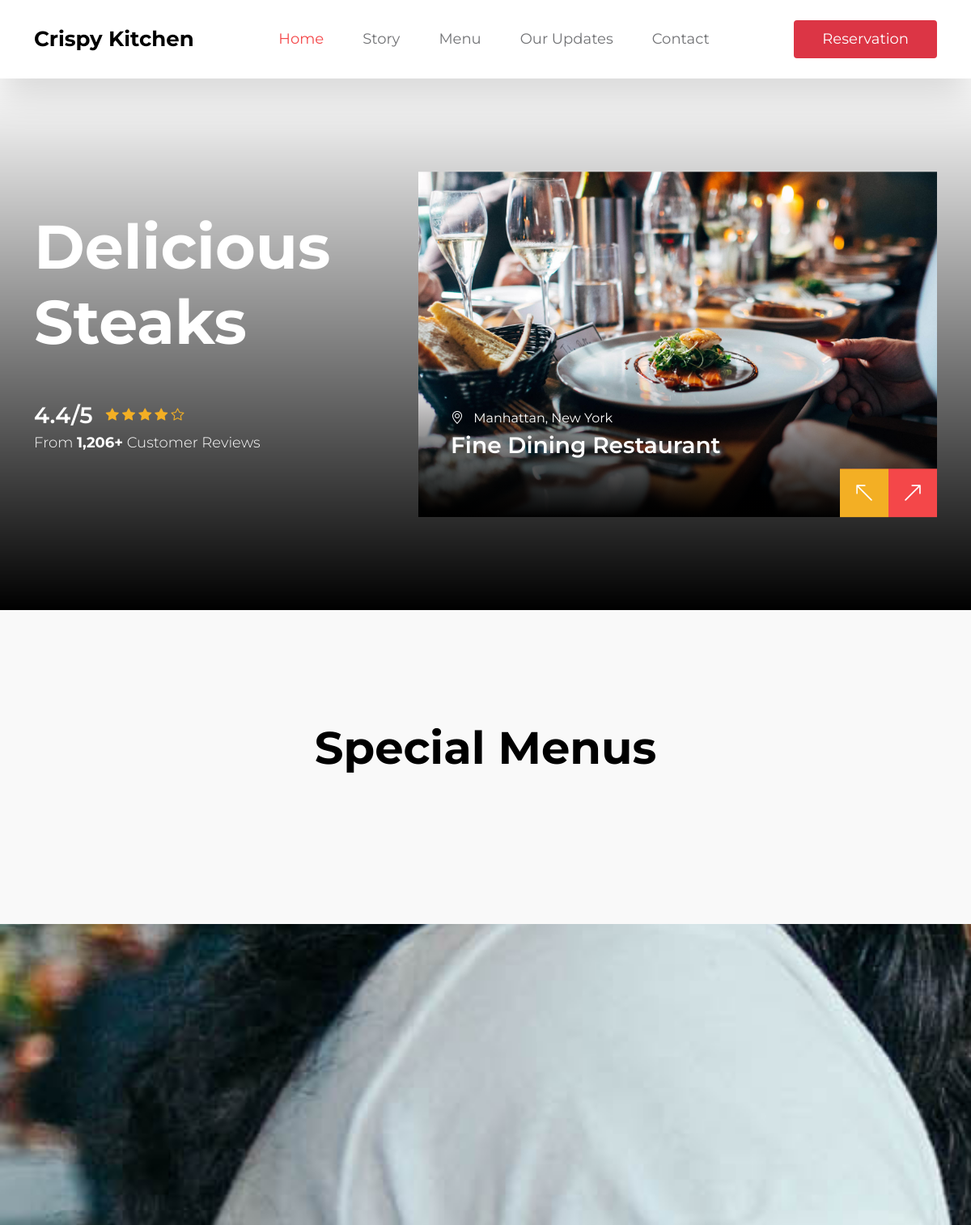
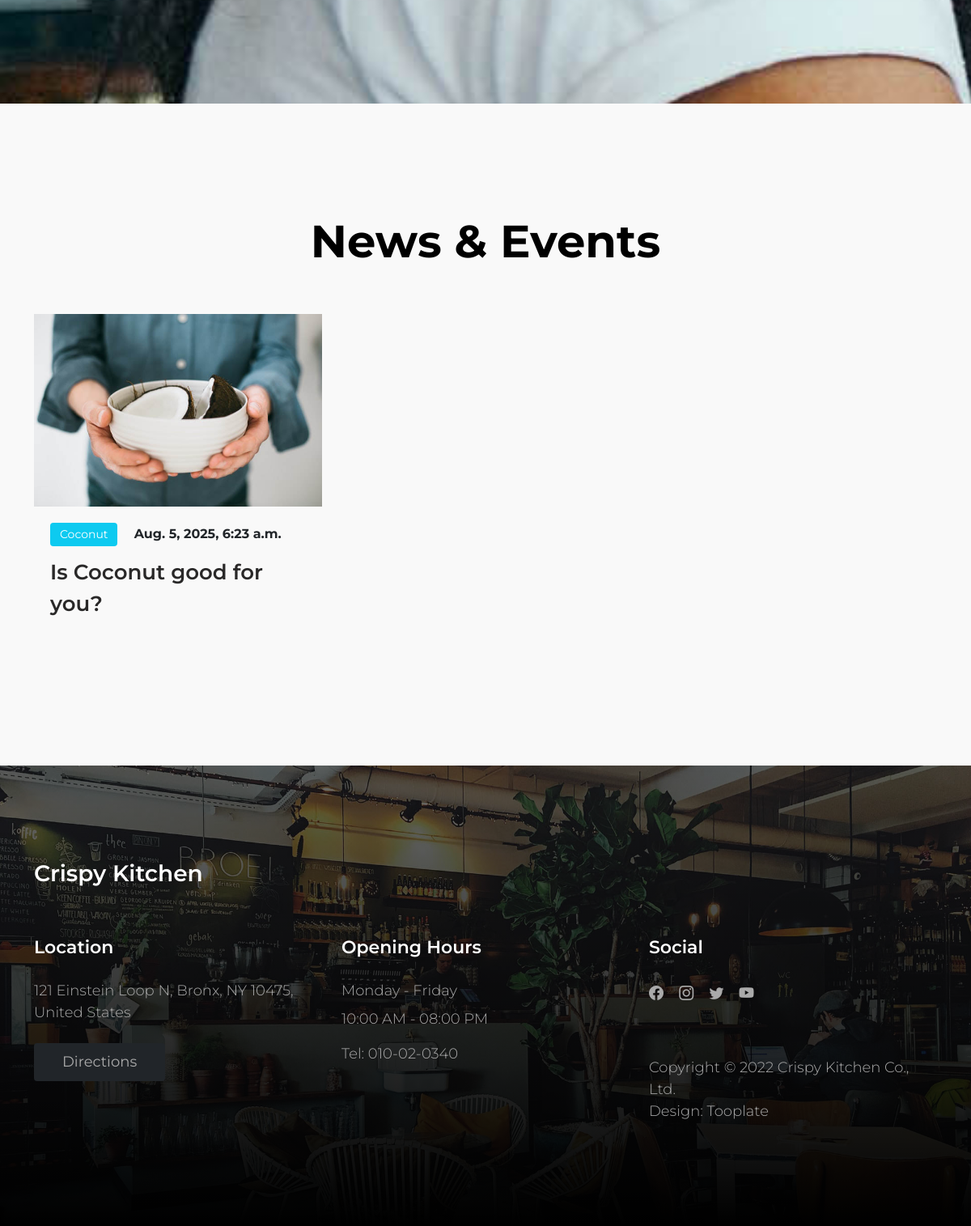
The page / on the database its author committed (2 pictures, top to bottom).
### home/models.py (models this page shows)
class Newsletter(models.Model):
    title = models.CharField(max_length=30,null=True,blank=True)
    image = models.ImageField(upload_to='newsletters/',null=True, blank=True)
    description = models.TextField(null=True, blank=True)
    category = models.ForeignKey(CategoryNewsletter, on_delete=models.CASCADE, null=True, blank=True)
    date = models.DateTimeField(null=True, blank=True)

class CategoryNewsletter(models.Model):
    name = models.CharField(max_length=30)
    description = models.TextField()
    def __str__(self):
        return self.name

### home/views.py (the view)
# urls.py: 2. Add a URL to urlpatterns:  path('', Home.as_view(), name='home')
class Home(ListView):
    template_name = 'home/index.html'
    model = Menu
    context_object_name = 'menu'
    def get_context_data(self, **kwargs):
        context = super().get_context_data(**kwargs)
        context['news_home'] = Newsletter.objects.order_by('id')
        context['event_home'] = Event.objects.order_by('id')
        return context

### home/templates/home/index.html (shortened to what this page needs)
{% extends 'base.html' %}
{% load static %}
{% block main %}
    <main>
        <section class="hero">
            <div class="container">
                <div class="row">
                    <div class="col-lg-5 col-12 m-auto">
                        <div class="heroText">
                            <h1 class="text-white mb-lg-5 mb-3">Delicious Steaks</h1>
                            <div class="c-reviews my-3 d-flex flex-wrap align-items-center">
                                <div class="d-flex flex-wrap align-items-center">
                                    <h4 class="text-white mb-0 me-3">4.4/5</h4>
                                    <div class="reviews-stars">
                                        <i class="bi-star-fill reviews-icon"></i>
                                        <i class="bi-star-fill reviews-icon"></i>
                                        <i class="bi-star-fill reviews-icon"></i>
                                        <i class="bi-star-fill reviews-icon"></i>
                                        <i class="bi-star reviews-icon"></i>
                                    </div>
                                </div>
                                <p class="text-white w-100">From <strong>1,206+</strong> Customer Reviews</p>
                            </div>
                        </div>
                    </div>
                    <div class="col-lg-7 col-12">
                        <div id="carouselExampleCaptions" class="carousel carousel-fade hero-carousel slide"
                             data-bs-ride="carousel">
                            <div class="carousel-inner">
                                <div class="carousel-item active">
                                    <div class="carousel-image-wrap">
                                        <img src="{% static 'images/slide/jay-wennington-N_Y88TWmGwA-unsplash.jpg' %}"
                                             class="img-fluid carousel-image" alt="">
                                    </div>
                                    <div class="carousel-caption">
                                            <span class="text-white">
                                                <i class="bi-geo-alt me-2"></i>
                                                Manhattan, New York
                                            </span>
                                        <h4 class="hero-text">Fine Dining Restaurant</h4>
                                    </div>
                                </div>
                            </div>
                            <button class="carousel-control-prev" type="button"
                                    data-bs-target="#carouselExampleCaptions"
                                    data-bs-slide="prev">
                                <span class="carousel-control-prev-icon" aria-hidden="true"></span>
                            </button>
                            <button class="carousel-control-next" type="button"
                                    data-bs-target="#carouselExampleCaptions"
                                    data-bs-slide="next">
                                <span class="carousel-control-next-icon" aria-hidden="true"></span>
                            </button>
                        </div>
                    </div>
                </div>
            </div>
        </section>
        <section class="menu section-padding">
            <div class="container">
                <div class="row">
                    <div class="col-12">
                        <h2 class="text-center mb-lg-5 mb-4">Special Menus</h2>
                    </div>
                </div>
            </div>
        </section>
        <section class="BgImage"></section>
        <section class="news section-padding">
            <div class="container">
                <div class="row">
                    <h2 class="text-center mb-lg-5 mb-4">News &amp; Events</h2>
                    {% for news in news_home %}
                        <div class="col-lg-4 col-md-6 col-12">
                            <div class="news-thumb mb-4">
                                <a href="news-detail.html">
                                    <img src="{{ news.image.url }}"
                                         class="img-fluid news-image"
                                         alt="">
                                </a>
                                <div class="news-text-info">
                                    <span class="category-tag me-3 bg-info">{{ news.category }}</span>
                                    <strong>{{ news.date }}</strong>
                                    <h5 class="news-title mt-2">
                                        <a href="news-detail.html" class="news-title-link">{{ news.title }}</a>
                                    </h5>
                                </div>
                            </div>
                        </div>
                    {% endfor %}
                </div>
            </div>
        </section>
    </main>
{% endblock %}

### static/css/tooplate-crispy-kitchen.css (style rules this page uses)
:root { --white-color: #FFFFFF; --primary-color: #f44749; --secondary-color: #f3af24; --section-bg-color: #F9F9F9; --dark-color: #000000; --title-color: #565758; --news-title-color: #292828; --p-color: #717275; --border-color: #eaeaea; --border-radius-default: .25rem; --body-font-family: 'Montserrat', sans-serif; --h1-font-size: 76px; --h2-font-size: 56px; --h3-font-size: 42px; --h4-font-size: 28px; --h5-font-size: 26px; --h6-font-size: 22px; --p-font-size: 18px; --menu-font-size: 18px; --category-font-size: 14px; --font-weight-light: 300; --font-weight-normal: 400; --font-weight-semibold: 600; --font-weight-bold: 700; }
body { background: var(--white-color); font-family: var(--body-font-family); position: relative; }
h2, h3, h4, h5, h6 { color: var(--dark-color); line-height: inherit; }
h1, h2, h3, h4, h5, h6 { font-weight: var(--font-weight-semibold); }
h1, h2 { font-weight: var(--font-weight-bold); }
h1 { font-size: var(--h1-font-size); line-height: normal; }
h2 { font-size: var(--h2-font-size); }
h4 { font-size: var(--h4-font-size); }
h5 { font-size: var(--h5-font-size); }
p, .list .list-item { color: var(--p-color); font-size: var(--p-font-size); font-weight: var(--font-weight-light); }
a, button { touch-action: manipulation; transition: all 0.3s; }
a { color: var(--secondary-color); text-decoration: none; }
.section-padding { padding-top: 8rem; padding-bottom: 8rem; }
b, strong { font-weight: var(--font-weight-bold); }
.hero { position: relative; overflow: hidden; padding-top: 20.542rem; padding-bottom: 20.542rem; }
.hero .container { position: absolute; z-index: 9; top: 50%; left: 50%; transform: translate(-50%, -50%); width: 100%; }
.carousel-image { width: 100%; height: 100%; object-fit: cover; }
.carousel-caption { background: linear-gradient(to top, var(--dark-color), transparent 90%); text-align: left; position: absolute; right: 0; bottom: 0; left: 0; padding: 60px 40px; }
.hero-carousel .reviews-text, .hero-text { color: var(--white-color); }
.hero-carousel .carousel-control-prev, .hero-carousel .carousel-control-next { position: absolute; top: auto; bottom: 0; opacity: 1; }
.hero-carousel .carousel-control-prev, .hero-carousel .carousel-control-next { background: var(--secondary-color); width: 60px; height: 60px; text-align: center; }
.hero-carousel .carousel-control-prev { left: auto; right: 60px; }
.hero-carousel .carousel-control-next { background: var(--primary-color); right: 0; }
.hero-carousel .carousel-control-prev-icon, .hero-carousel .carousel-control-next-icon { background-image: none; width: inherit; height: inherit; line-height: 60px; }
.hero-carousel .carousel-control-prev-icon::before, .hero-carousel .carousel-control-next-icon::before { font-family: bootstrap-icons; display: block; margin: auto; font-size: var(--h5-font-size); color: var(--white-color); }
.hero-carousel .carousel-control-prev-icon::before { content: "\f13f"; }
.hero-carousel .carousel-control-next-icon::before { content: "\f144"; }
.reviews-icon { color: var(--secondary-color); }
.menu, .about, .news, .related-news, .newsletter, .comments { background: var(--section-bg-color); }
.news-thumb { position: relative; overflow: hidden; }
.news-thumb > a { display: block; width: 100%; height: 100%; position: relative; z-index: 2; transition: all 0.3s ease-out; }
.news-text-info { background: var(--section-bg-color); position: relative; z-index: 2; padding: 20px; transition: all 0.3s ease-out; }
.news-title-link { color: var(--news-title-color); }
.news-image { display: block; width: 100%; transition: all 0.3s ease-out; }
.category-tag, .menu-tag { background: var(--dark-color); border-radius: var(--border-radius-default); color: var(--white-color); font-size: var(--category-font-size); display: inline-block; padding: 4px 12px; }
.category-tag { margin-bottom: 5px; }
.BgImage { background-image: url('../images/alex-haney-CAhjZmVk5H4-unsplash.jpg'); background-repeat: no-repeat; background-size: cover; background-attachment: fixed; height: 500px; }

### rows shown on the page
Newsletter: image (picture), category "Coconut", date "Aug. 5, 2025, 6:23 a.m.", title "Is Coconut good for you?"
